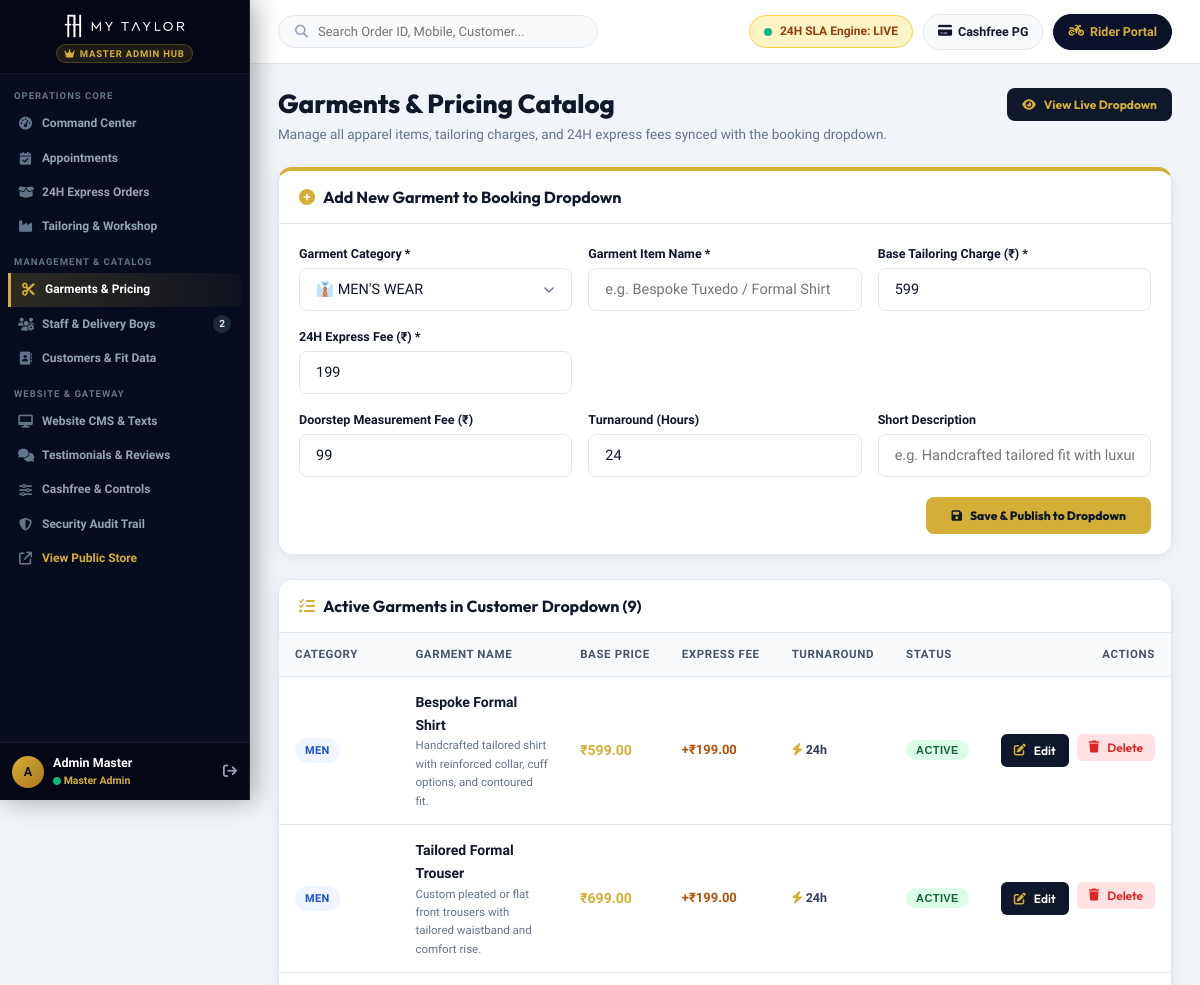
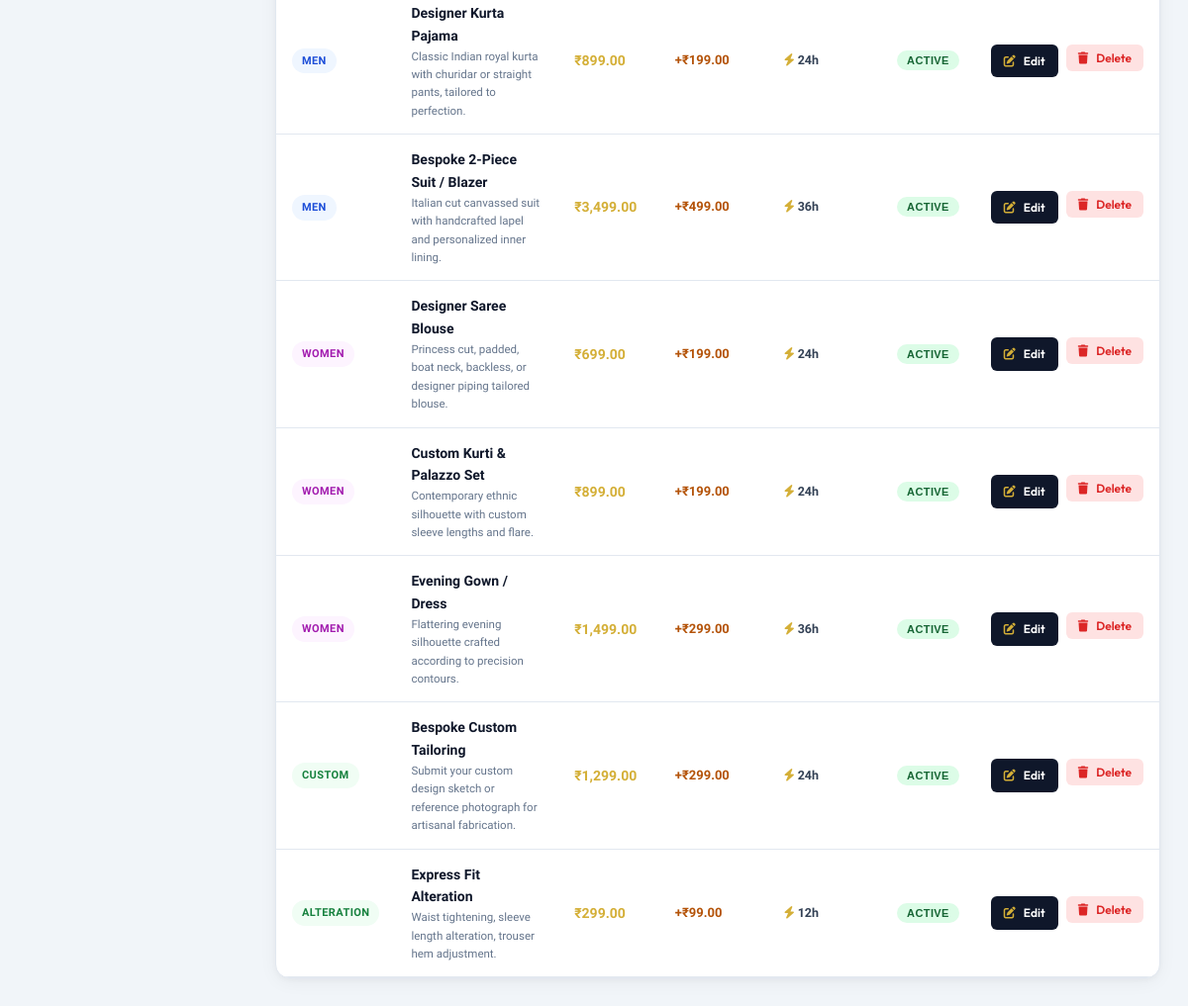
Screenshot of /admin/services.php (signed in) with the database file from the repository (2 pictures, top to bottom).
### tables this page shows
CREATE TABLE IF NOT EXISTS `services` (
  `id` INT AUTO_INCREMENT PRIMARY KEY,
  `category` ENUM('men', 'women', 'custom', 'alteration') NOT NULL,
  `name` VARCHAR(120) NOT NULL,
  `slug` VARCHAR(120) NOT NULL UNIQUE,
  `description` TEXT,
  `base_price` DECIMAL(10, 2) NOT NULL DEFAULT 499.00,
  `express_price` DECIMAL(10, 2) NOT NULL DEFAULT 199.00,
  `measurement_fee` DECIMAL(10, 2) NOT NULL DEFAULT 99.00,
  `is_24h_eligible` TINYINT(1) DEFAULT 1,
  `estimated_hours` INT DEFAULT 24,
  `image_url` VARCHAR(255) DEFAULT NULL,
  `status` ENUM('active', 'inactive') DEFAULT 'active',
  `created_at` TIMESTAMP DEFAULT CURRENT_TIMESTAMP
);

### config/config.php (called while the page is built, shortened)
<?php
function formatPrice($amount) {
    return '₹' . number_format((float)$amount, 2);
}
function e($str) {
    return htmlspecialchars((string)$str, ENT_QUOTES, 'UTF-8');
}

### admin/services.php (the view, shortened to what this page needs)
<?php
require_once __DIR__ . '/includes/admin_header.php';
$editService = null;
$services = $pdo->query("SELECT * FROM `services` ORDER BY `category`, `id` ASC")->fetchAll();
?>
<div class="admin-header-row">
  <div class="admin-title-area">
    <h1>Garments & Pricing Catalog</h1>
    <p>Manage all apparel items, tailoring charges, and 24H express fees synced with the booking dropdown.</p>
  </div>
  <div style="display:flex; gap:10px;">
    <a href="<?= APP_URL ?>/book.php" target="_blank" class="btn btn-sm" style="background:#0F172A; color:#D4AF37; font-weight:700; border-radius:8px;">
      <i class="fa-solid fa-eye"></i> View Live Dropdown
    </a>
  </div>
</div>
<div class="admin-card" style="border-top: 4px solid <?= $editService ? 'var(--accent-amber)' : 'var(--admin-gold)' ?>;">
  <div class="admin-card-header">
    <h3>
      <?php if ($editService): ?>
        <i class="fa-solid fa-pen-to-square text-gold"></i> Edit Garment: <span style="color:var(--admin-gold);"><?= e($editService['name']) ?></span>
      <?php else: ?>
        <i class="fa-solid fa-plus-circle text-gold"></i> Add New Garment to Booking Dropdown
      <?php endif; ?>
    </h3>
  </div>
  <div class="admin-card-body">
    <form action="<?= APP_URL ?>/admin/services.php" method="POST">
      <div style="display:grid; grid-template-columns: repeat(auto-fit, minmax(220px, 1fr)); gap:16px; margin-bottom:16px;">
        <div>
          <label style="font-size:12.5px; font-weight:700; color:#0F172A; display:block; margin-bottom:4px;">Garment Category *</label>
          <select name="category" class="form-control form-select" required>
            <option value="men" <?= ($editService && $editService['category'] === 'men') ? 'selected' : '' ?>>👔 MEN'S WEAR</option>
          </select>
        </div>
        <div>
          <label style="font-size:12.5px; font-weight:700; color:#0F172A; display:block; margin-bottom:4px;">Garment Item Name *</label>
          <input type="text" name="name" class="form-control" placeholder="e.g. Bespoke Tuxedo / Formal Shirt" value="<?= e($editService['name'] ?? '') ?>" required>
        </div>
        <div>
          <label style="font-size:12.5px; font-weight:700; color:#0F172A; display:block; margin-bottom:4px;">Base Tailoring Charge (₹) *</label>
          <input type="number" step="1" name="base_price" class="form-control" placeholder="e.g. 599" value="<?= e($editService['base_price'] ?? '599') ?>" required>
        </div>
        <div>
          <label style="font-size:12.5px; font-weight:700; color:#0F172A; display:block; margin-bottom:4px;">24H Express Fee (₹) *</label>
          <input type="number" step="1" name="express_price" class="form-control" placeholder="e.g. 199" value="<?= e($editService['express_price'] ?? '199') ?>" required>
        </div>
      </div>
      <div style="display:grid; grid-template-columns: repeat(auto-fit, minmax(220px, 1fr)); gap:16px; margin-bottom:20px;">
        <div>
          <label style="font-size:12.5px; font-weight:700; color:#0F172A; display:block; margin-bottom:4px;">Doorstep Measurement Fee (₹)</label>
          <input type="number" step="1" name="measurement_fee" class="form-control" value="<?= e($editService['measurement_fee'] ?? '99') ?>" required>
        </div>
        <div>
          <label style="font-size:12.5px; font-weight:700; color:#0F172A; display:block; margin-bottom:4px;">Turnaround (Hours)</label>
          <input type="number" name="estimated_hours" class="form-control" value="<?= e($editService['estimated_hours'] ?? '24') ?>" required>
        </div>
        <?php if ($editService): ?>
          <div>
            <label style="font-size:12.5px; font-weight:700; color:#0F172A; display:block; margin-bottom:4px;">Visibility Status</label>
            <select name="status" class="form-control form-select">
              <option value="active" <?= $editService['status'] === 'active' ? 'selected' : '' ?>>Active (Visible in Dropdown)</option>
              <option value="inactive" <?= $editService['status'] === 'inactive' ? 'selected' : '' ?>>Inactive (Hidden)</option>
            </select>
          </div>
        <?php else: ?>
          <div>
            <label style="font-size:12.5px; font-weight:700; color:#0F172A; display:block; margin-bottom:4px;">Short Description</label>
            <input type="text" name="description" class="form-control" placeholder="e.g. Handcrafted tailored fit with luxury finishing.">
          </div>
        <?php endif; ?>
      </div>
      <div style="display:flex; justify-content:flex-end; gap:12px;">
        <button type="submit" class="btn btn-sm" style="background:var(--admin-gold); color:#0F172A; font-weight:800; border-radius:8px; padding:10px 24px;">
          <i class="fa-solid fa-floppy-disk"></i> <?= $editService ? 'Update Garment Service' : 'Save & Publish to Dropdown' ?>
        </button>
      </div>
    </form>
  </div>
</div>
<div class="admin-card">
  <div class="admin-card-header">
    <h3>
      <i class="fa-solid fa-list-check text-gold"></i>
      Active Garments in Customer Dropdown (<?= count($services) ?>)
    </h3>
  </div>
  <div class="admin-table-responsive">
    <table class="admin-table">
      <thead>
        <tr>
          <th>Category</th>
          <th>Garment Name</th>
          <th>Base Price</th>
          <th>Express Fee</th>
          <th>Turnaround</th>
          <th>Status</th>
          <th style="text-align:right;">Actions</th>
        </tr>
      </thead>
      <tbody>
        <?php foreach ($services as $s): ?>
          <tr>
            <td>
              <span class="badge-status <?= $s['category'] === 'men' ? 'booked' : ($s['category'] === 'women' ? 'stitching' : 'confirmed') ?>">
                <?= strtoupper($s['category']) ?>
              </span>
            </td>
            <td>
              <strong style="color:#0F172A; font-size:14px;"><?= e($s['name']) ?></strong>
              <?php if (!empty($s['description'])): ?>
                <div style="font-size:11.5px; color:#64748B;"><?= e($s['description']) ?></div>
              <?php endif; ?>
            </td>
            <td>
              <strong style="color:var(--admin-gold); font-size:14px;"><?= formatPrice($s['base_price']) ?></strong>
            </td>
            <td>
              <span style="color:#B45309; font-weight:700; font-size:13px;">+<?= formatPrice($s['express_price']) ?></span>
            </td>
            <td>
              <span style="font-size:12.5px; font-weight:600;"><i class="fa-solid fa-bolt text-gold"></i> <?= (int)$s['estimated_hours'] ?>h</span>
            </td>
            <td>
              <form action="<?= APP_URL ?>/admin/services.php" method="POST" style="margin:0;">
                <button type="submit" class="badge-status <?= $s['status'] === 'active' ? 'delivered' : 'qc' ?>" style="border:none; cursor:pointer;" title="Click to toggle active/inactive">
                  <?= strtoupper($s['status']) ?>
                </button>
              </form>
            </td>
            <td style="text-align:right;">
              <div style="display:inline-flex; gap:8px;">
                <a href="<?= APP_URL ?>/admin/services.php?edit_id=<?= $s['id'] ?>" class="btn btn-sm" style="background:#0F172A; color:#FFFFFF; font-size:12px; padding:6px 12px; border-radius:6px;">
                  <i class="fa-solid fa-pen-to-square text-gold"></i> Edit
                </a>
                <form action="<?= APP_URL ?>/admin/services.php" method="POST" onsubmit="return confirm('Are you sure you want to delete this garment?');" style="margin:0;">
                  <button type="submit" class="btn btn-sm" style="background:#FEE2E2; color:#DC2626; font-size:12px; padding:6px 12px; border-radius:6px; border:none; cursor:pointer;">
                    <i class="fa-solid fa-trash"></i> Delete
                  </button>
                </form>
              </div>
            </td>
          </tr>
        <?php endforeach; ?>
      </tbody>
    </table>
  </div>
</div>
<?php require_once __DIR__ . '/includes/admin_footer.php'; ?>

### assets/css/style.css (style rules this page uses)
:root { --font-primary: 'Plus Jakarta Sans', -apple-system, BlinkMacSystemFont, sans-serif; --font-heading: 'Outfit', sans-serif; --font-luxury: 'Playfair Display', Georgia, serif; --bg-primary: #070D1E; --bg-secondary: #0E172F; --bg-card: #141F3C; --bg-card-hover: #1A284D; --bg-light: #F8FAFC; --bg-light-card: #FFFFFF; --text-main: #0F172A; --text-muted: #64748B; --text-light: #F1F5F9; --text-light-muted: #94A3B8; --gold-primary: #D4AF37; --gold-hover: #B89628; --gold-light: #F7E7CE; --gold-gradient: linear-gradient(135deg, #D4AF37 0%, #F3E5AB 50%, #AA771C 100%); --gold-glow: 0 0 25px rgba(212, 175, 55, 0.35); --accent-blue: #2563EB; --accent-cyan: #06B6D4; --accent-emerald: #10B981; --accent-amber: #F59E0B; --accent-rose: #EF4444; --accent-purple: #8B5CF6; --border-dark: rgba(212, 175, 55, 0.2); --border-subtle: rgba(255, 255, 255, 0.08); --border-light: #E2E8F0; --radius-sm: 8px; --radius-md: 14px; --radius-lg: 20px; --radius-full: 9999px; --shadow-sm: 0 2px 4px rgba(0, 0, 0, 0.05); --shadow-md: 0 10px 25px -5px rgba(0, 0, 0, 0.1), 0 8px 10px -6px rgba(0, 0, 0, 0.1); --shadow-lg: 0 20px 35px -5px rgba(0, 0, 0, 0.25); --shadow-gold: 0 10px 30px rgba(212, 175, 55, 0.25); --transition: all 0.25s cubic-bezier(0.4, 0, 0.2, 1); }
* { margin: 0; padding: 0; box-sizing: border-box; }
html { scroll-behavior: smooth; overflow-x: hidden; max-width: 100vw; }
body { font-family: var(--font-primary); background-color: var(--bg-light); color: var(--text-main); line-height: 1.6; -webkit-font-smoothing: antialiased; overflow-x: hidden; width: 100%; max-width: 100vw; }
h1, h2, h3, h4, h5, h6 { font-family: var(--font-heading); font-weight: 700; color: inherit; line-height: 1.25; }
.text-gold { color: var(--gold-primary) !important; }
.btn { display: inline-flex; align-items: center; justify-content: center; gap: 8px; padding: 10px 22px; font-size: 14px; font-weight: 600; border-radius: var(--radius-sm); text-decoration: none; cursor: pointer; transition: var(--transition); border: 1px solid transparent; font-family: var(--font-heading); }
.btn-sm { padding: 6px 14px; font-size: 12px; border-radius: 6px; }
.badge-status { display: inline-flex; align-items: center; padding: 4px 10px; border-radius: 6px; font-size: 11px; font-weight: 700; text-transform: uppercase; }
.form-control { width: 100%; padding: 12px 16px; font-size: 14.5px; border-radius: var(--radius-sm); border: 1px solid var(--border-light); background: #FFFFFF; color: #0F172A; font-family: inherit; transition: var(--transition); }
.form-select { appearance: none; background-repeat: no-repeat; background-position: right 14px center; background-size: 16px; }

### rows the page displays
services: category "MEN", name "Bespoke Formal Shirt", description "Handcrafted tailored shirt with reinforced collar, cuff options, and contoured fit.", base_price "₹599.00", express_price "₹199.00", estimated_hours "24", status "ACTIVE"
services: category "MEN", name "Tailored Formal Trouser", description "Custom pleated or flat front trousers with tailored waistband and comfort rise.", base_price "₹699.00", express_price "₹199.00", estimated_hours "24", status "ACTIVE"
services: category "MEN", name "Designer Kurta Pajama", description "Classic Indian royal kurta with churidar or straight pants, tailored to perfection.", base_price "₹899.00", express_price "₹199.00", estimated_hours "24", status "ACTIVE"
services: category "MEN", name "Bespoke 2-Piece Suit / Blazer", description "Italian cut canvassed suit with handcrafted lapel and personalized inner lining.", base_price "₹3,499.00", express_price "₹499.00", estimated_hours "36", status "ACTIVE"
services: category "WOMEN", name "Designer Saree Blouse", description "Princess cut, padded, boat neck, backless, or designer piping tailored blouse.", base_price "₹699.00", express_price "₹199.00", estimated_hours "24", status "ACTIVE"
services: category "WOMEN", name "Custom Kurti & Palazzo Set", description "Contemporary ethnic silhouette with custom sleeve lengths and flare.", base_price "₹899.00", express_price "₹199.00", estimated_hours "24", status "ACTIVE"
services: category "WOMEN", name "Evening Gown / Dress", description "Flattering evening silhouette crafted according to precision contours.", base_price "₹1,499.00", express_price "₹299.00", estimated_hours "36", status "ACTIVE"
services: category "CUSTOM", name "Bespoke Custom Tailoring", description "Submit your custom design sketch or reference photograph for artisanal fabrication.", base_price "₹1,299.00", express_price "₹299.00", estimated_hours "24", status "ACTIVE"
services: category "ALTERATION", name "Express Fit Alteration", description "Waist tightening, sleeve length alteration, trouser hem adjustment.", base_price "₹299.00", express_price "₹99.00", estimated_hours "12", status "ACTIVE"

### other values shown
$activeStaffCount "2"
substr($currentUser['name'] ?? 'A', 0, 1) "A"
$currentUser['name'] "Admin Master"
count($services) "9"
